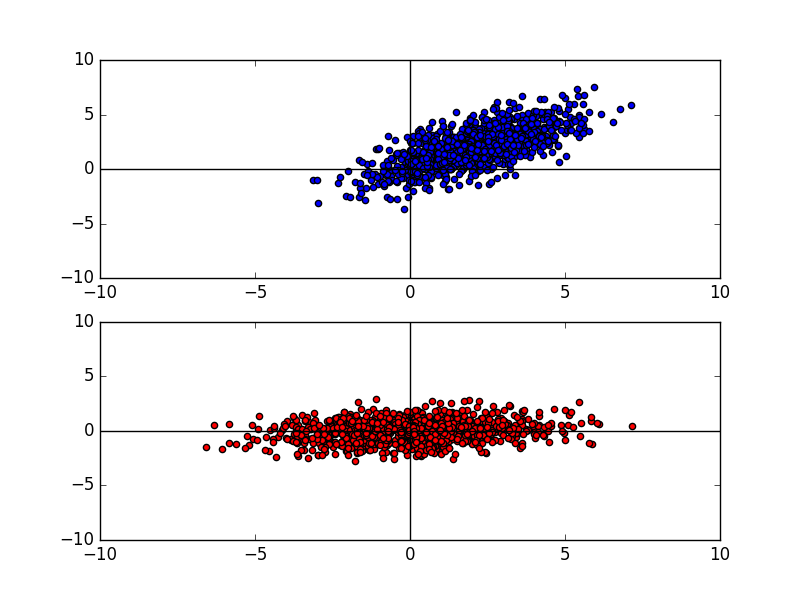

Recreate this plot in Python.
import numpy as np
import matplotlib.pyplot as plt

np.random.seed(0)
xmin = -10
xmax =  10
ymin = -10
ymax =  10

mu = [2,2]
cov = [[3,2.3],[1.8,3]]

x, y = np.random.multivariate_normal(mu,cov,1000).T

av_x = np.average(x)
av_y = np.average(y)

S = np.cov(x, y)
print "S", S

la, v = np.linalg.eig(S)

print "la", la
print "v", v

x2 = x - av_x
y2 = y - av_y

a1 = np.array([np.dot(v, [x2[i],y2[i]]) for i in range(len(x))])

#plt.figure(figsize=(8, 13))

plt.subplot(211)
plt.xlim(xmin, xmax)
plt.ylim(ymin, ymax)
#plt.scatter(x, y, alpha=0.5, zorder=100)
plt.scatter(x, y)
plt.plot([0, 0], [ymin, ymax], "k")
plt.plot([xmin, xmax], [0, 0], "k")
#plt.show()

plt.subplot(212)
plt.xlim(xmin, xmax)
plt.ylim(ymin, ymax)
#plt.scatter(a1[:,0], a1[:,1], c="r", alpha=0.5, zorder=100)
plt.scatter(a1[:,0], a1[:,1], c="r")
plt.plot([0, 0], [ymin, ymax], "k")
plt.plot([xmin, xmax], [0, 0], "k")
plt.show()
